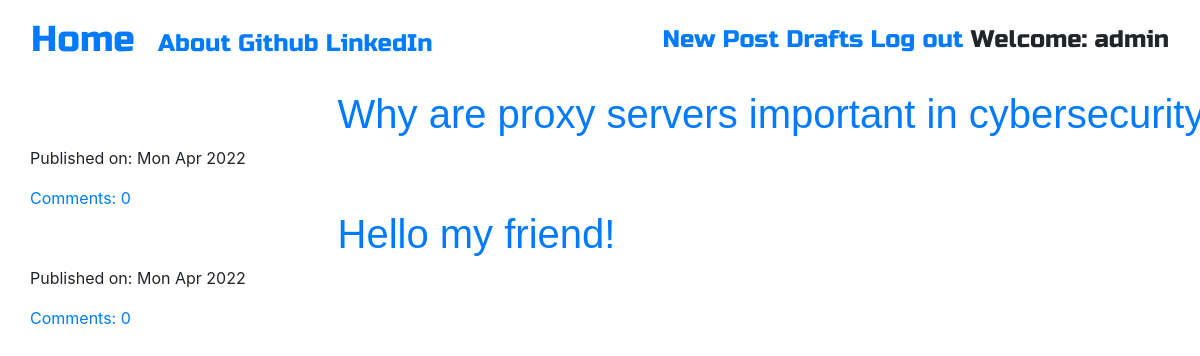
The app's page / (signed in) with its own data.
### blog/models.py (models this page shows, shortened)
class Post(models.Model):
	author = models.ForeignKey('auth.User', on_delete=models.CASCADE)
	title = models.CharField(max_length=200)
	text = models.TextField()
	create_date = models.DateTimeField(default=timezone.now)
	published_date = models.DateTimeField(blank=False, null=False)
	def approve_comments(self):
		return self.comments.filter(approved_comment=True)

### blog/views.py (the view)
# urls.py: path('', views.PostListView.as_view(), name='post_list'),
class PostListView(ListView):
	model = Post
	def get_queryset(self):
		return Post.objects.filter(published_date__lte=timezone.now()).order_by('-published_date')

### blog/templates/blog/post_list.html
{% extends 'blog/base.html' %}
{% block content %}
<div class="centerstage">
	{% for post in post_list %}
		<div class="post">
			<h1><a href="{% url 'post_detail' pk=post.pk %}">{{post.title}}</a></h1>
			<div class="date">
				<p>Published on: {{post.published_date|date:"D M Y"}}</p>
			</div>
			<a href="{% url 'post_detail' pk=post.pk %}">Comments: {{post.approve_comments.count}}</a>
		</div>
	{% endfor %}
</div>
{% endblock %}

### blog/templates/blog/base.html (shortened to what this page needs)
<!DOCTYPE html>
{% load static %}
<html>
<head>
	<link rel="stylesheet" href="https://cdn.jsdelivr.net/npm/bootstrap@4.4.1/dist/css/bootstrap.min.css">
	<link rel="stylesheet" href="//cdn.jsdelivr.net/npm/medium-editor@latest/dist/css/medium-editor.min.css" type="text/css" media="screen" charset="utf-8">
	<link rel="stylesheet" href="{% static 'css/blog.css' %}">
</head>
<body class="loader">
	<nav style=""  class="navbar navbar-default techfont custom-navbar">
		<div style=""  class="container-fluid">
			<div>
				<a class="navbar-brand bigbrand" href="{% url 'post_list' %}">Home</a>
				<a href="{% url 'about' %}">About</a>
				<a href="https://github.com/shahSpider">Github</a>
				<a href="https://www.linkedin.com/in/abdul-qadeer-shah">LinkedIn</a>
			</div>
			<div>
				{% if user.is_authenticated %}
						<a href="{% url 'post_new' %}">New Post</a>
						<a href="{% url 'draft_list' %}">Drafts</a>
						<a href="{% url 'logout' %}">Log out</a>
						<a>Welcome: {{user.username}}</a>
					{% else %}
						<a class='nav navbar-right' href="{% url 'login' %}"><span class="glyphicon glyphicon-user">Login</span></a>
				{% endif %}
			</div>
		</div>
	</nav>
	<div class="content container">
		<div class="row">
			<div class="">
				<div class="blog_posts">
					{% block content %}{% endblock %}
				</div>
			</div>
		</div>
	</div>
</body>
</html>

### blog/static/css/blog.css (style rules this page uses)
.techfont { font-family: 'Russo One', sans-serif; font-size: 1.5em; margin-bottom: 10px; }
.bigbrand { font-size: 1.5em; }
.centerstage { margin-left: auto; margin-right: auto; }
h1 { font-family: Oak,sans-serif; color: rgba(0,0,0,0.7); position:relative; top:calc(50% - 80px); left:calc(50% - 130px); }
.loader { position: relative; left:0; right:0; top:0; bottom:0; filter:hue-rotate(0deg); color:linear-gradient(45deg,#0f8,#08f); animation:hue 10000ms infinite linear; }

### records on screen
Post: title "Why are proxy servers important in…", published_date "Mon Apr 2022", approve_comments.count "0"
Post: title "Hello my friend!", published_date "Mon Apr 2022", approve_comments.count "0"

### other values on screen
{{ user.username }} "admin"
